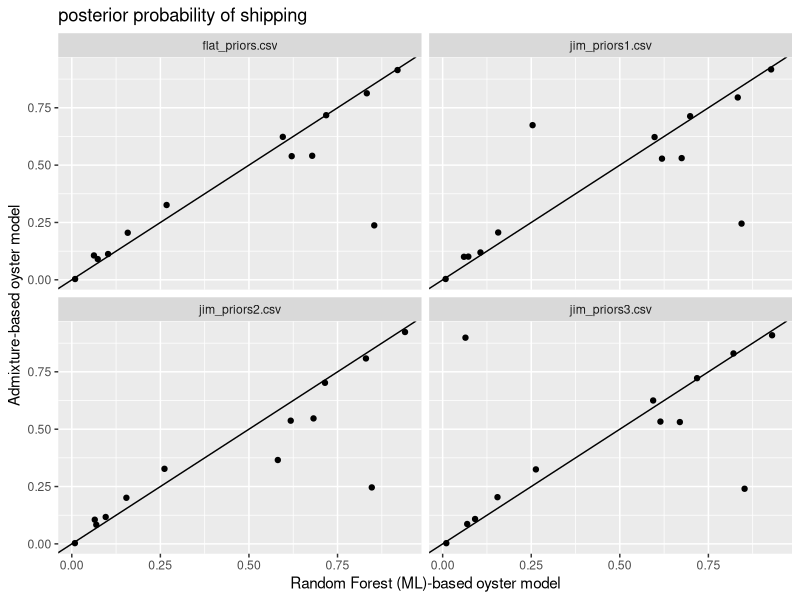

This figure's R source:
###  The idea is to get the RFCompAll files from the individual species data folders and then
###  parse it and compare the Bayes factors you get from Admix vs Shipping
###
###
library(tidyr)
library(dplyr)
library(ggplot2)

#cmd=paste0('find . -name "RFCompAllReps*" -print|grep priors')
#files=system(cmd,intern=TRUE)
#ret = do.call(rbind,lapply(files,function(fn) read.csv(fn)))
#write.table(file="RFCompAllReps.csv",sep=",",row.names=F,ret)

ret = read.csv("RFCompAllReps.csv")
ret$priorcat=basename(ret$priorfile)
ret$postship=ifelse(ret$chosen=="g2",
         ifelse(ret$comparison!="AdmixVML",1-ret$post,NA),
         ifelse(ret$comparison!="AdmixVML",ret$post,NA))
ret$postoyster=1-ret$postship
ret=ret[complete.cases(ret),]

##now there is a dataframe with all species and all comparisons, let's format for
##analysis

#head(ret)
wide = ret %>% filter(type=="untrans") %>%
    select(comparison,species,priorcat,priorShip,postship,postoyster) %>%
    pivot_wider(id_cols=c(species,priorcat),values_from=c(5:6),names_from=c(1))%>%
    mutate(dev=abs(postship_ShipVadmix-postship_ShipVML)) %>%
    arrange(priorcat,-dev)

head(data.frame(wide))

pdf("sumdir/figs/ML_versus_Admix_shipping_prob.pdf")
ggplot(wide,aes(x=postship_ShipVML,y=postship_ShipVadmix)) +
    geom_point() +
    geom_abline(slope=1)+facet_wrap(~priorcat)+
    xlab("Random Forest (ML)-based oyster model") +
    ylab("Admixture-based oyster model")+
    ggtitle("posterior probability of shipping")
dev.off()
